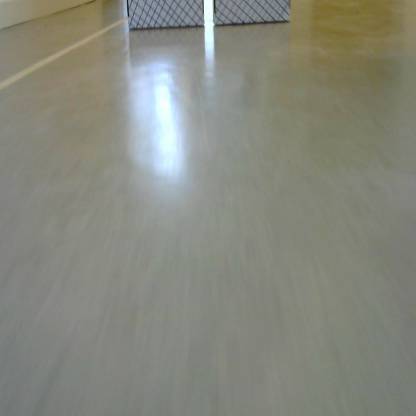
#> input picture frame 13 of Video_Dataset_Lab#4/outpy15.avi, 416 x 416 px, given in place of Video_1.mp4, which was not available
$ python line_detection.py   (older library calls are emulated)
#> lines starting #> are read from the running program, lines starting #| are printed output that depends on the picture; after the words box and inside, x2 and y2 are one past the last pixel; in counts of white or black regions, pixels touching at a corner belong together; pictures that were not available may be replaced by others from this repository, and a replacement may not be noted
import numpy as np
import cv2

cap = cv2.VideoCapture('Video_1.mp4')

while cap.isOpened():
    ret, frame = cap.read()
#> frame is the input picture: shape (416, 416, 3); mean B, G, R 124.9, 135.6, 134.1

    # set grayscale and apply gaussian blur
    gray = cv2.cvtColor(frame, cv2.COLOR_BGR2GRAY)
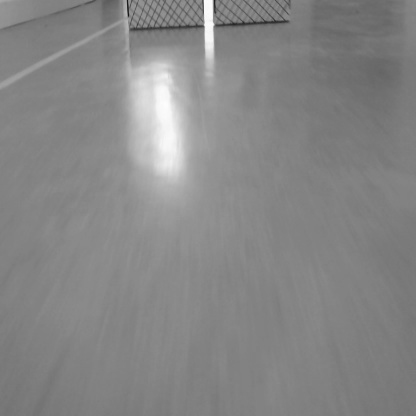
#> gray: shape (416, 416); min 21, max 253, mean 133.9
    gauss = cv2.GaussianBlur(gray, (5, 5), 0)

    # calc sobel in X and Y direction
    sobelX = cv2.Sobel(gauss, cv2.CV_64F, 1, 0)
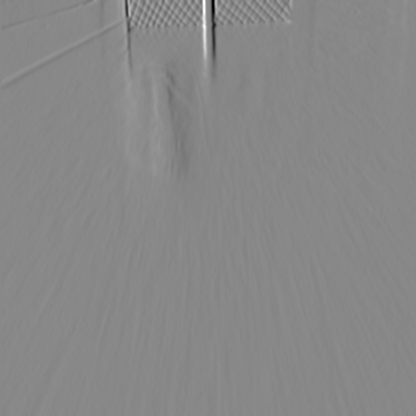
#> sobelX: shape (416, 416) float64; min -430, max 375, mean -0.1; drawn with min black and max white
    sobelY = cv2.Sobel(gauss, cv2.CV_64F, 0, 1)
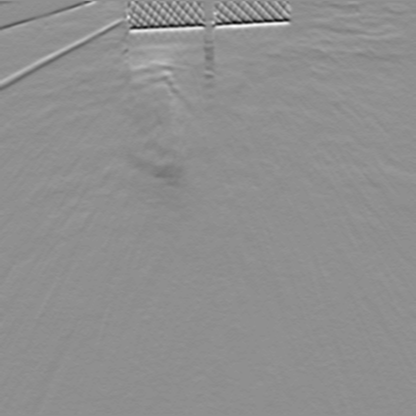
#> sobelY: shape (416, 416) float64; min -187, max 146, mean 0; drawn with min black and max white

    # combine X and Y sobel edges and normalize for displaying
    sobel = np.sqrt(np.square(sobelX) + np.square(sobelY))
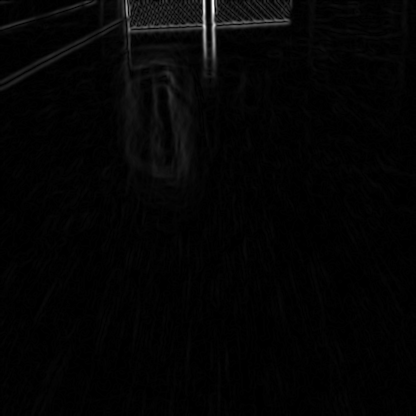
#> sobel: shape (416, 416) float64; min 0, max 430.3, mean 7.8; drawn with min black and max white
    sobel *= (255 / sobel.max())
    sobel = sobel.astype(np.uint8)

    # calc median of image to set upper and lower boundary correctly and calculate canny
    med_val = np.median(gauss)
#> med_val = 131
    canny = cv2.Canny(gauss, 100, 125)
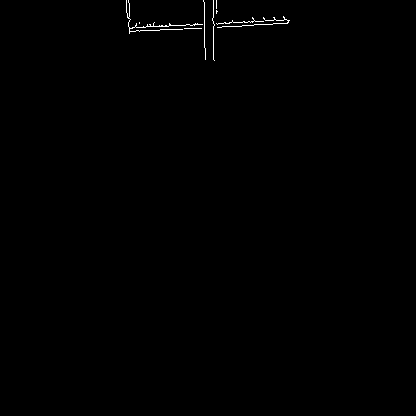
#> canny: shape (416, 416); 0.3% white in thin lines or dots, all inside (x1, y1, x2, y2) = (126, 0, 290, 61)

    # detect lines
    rho = 1  # distance resolution in pixels of the Hough grid
    theta = np.pi / 180  # angular resolution in radians of the Hough grid
    threshold = 25  # minimum number of votes (intersections in Hough grid cell)
    min_line_length = 75  # minimum number of pixels making up a line
    max_line_gap = 5  # maximum gap in pixels between connectable line segments
    lines = cv2.HoughLinesP(canny, rho, theta, threshold, np.array([]), min_line_length, max_line_gap)
#> lines = [[129, 31, 204, 27], [129, 27, 204, 23]]
    for line in lines:
        for x1, y1, x2, y2 in line:
            cv2.line(frame, (x1, y1), (x2, y2), (0, 0, 255), 5)
#> this loop made 2 passes
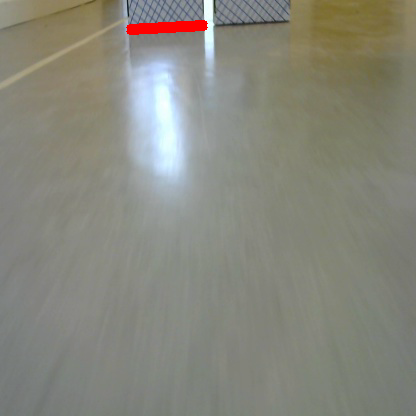
#> frame: shape (416, 416, 3); 0.51% of pixels changed, all inside (x1, y1, x2, y2) = (126, 20, 208, 35)

    # set which image shall be displayed
    out = frame

    # display image and print stats
    cv2.imshow('out', out)
    width = cap.get(3)
    height = cap.get(4)
    fps = cap.get(cv2.CAP_PROP_FPS)
#> fps = 10
    print(f"{width} x {height} | fps:{fps} | gray_mean:{med_val}")
#| 416.0 x 416.0 | fps:10.0 | gray_mean:131.0

    if cv2.waitKey(1) & 0xFF == ord('q'):
#> (key q is pressed here)
        break

$ run again, starting later in the video
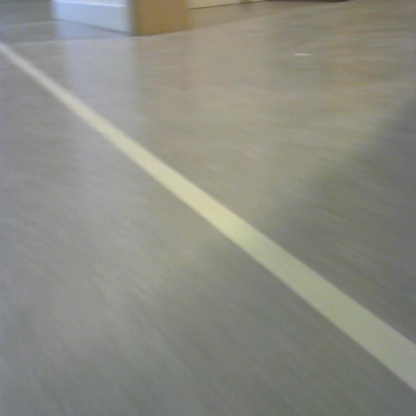
#> input picture frame 61 of Video_Dataset_Lab#4/outpy15.avi, 416 x 416 px, given in place of Video_1.mp4, which was not available
#> frame is the input picture: shape (416, 416, 3); mean B, G, R 130.7, 139.5, 139.8
#> med_val = 139
#> `canny = cv2.Canny(gauss, 100, 125)`:
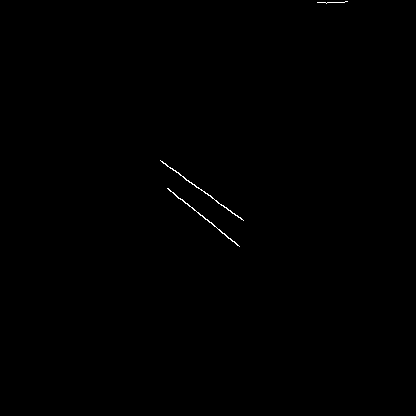
#> canny: shape (416, 416); 0.17% white in thin lines or dots, all inside (x1, y1, x2, y2) = (160, 1, 348, 247)
#> lines = [[160, 160, 243, 220], [161, 161, 241, 219]]
#> the loop `for line in lines:` made 2 passes
#> after the loop `for line in lines:`:
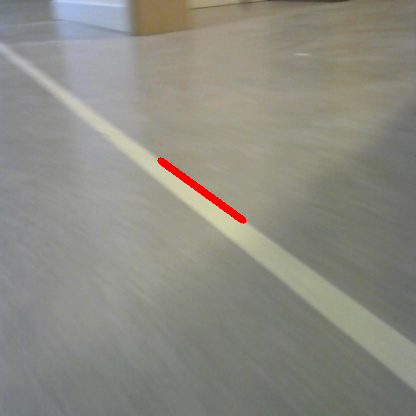
#> frame: shape (416, 416, 3); 0.45% of pixels changed, all inside (x1, y1, x2, y2) = (157, 157, 247, 224)
#> fps = 10
#| 416.0 x 416.0 | fps:10.0 | gray_mean:139.0
